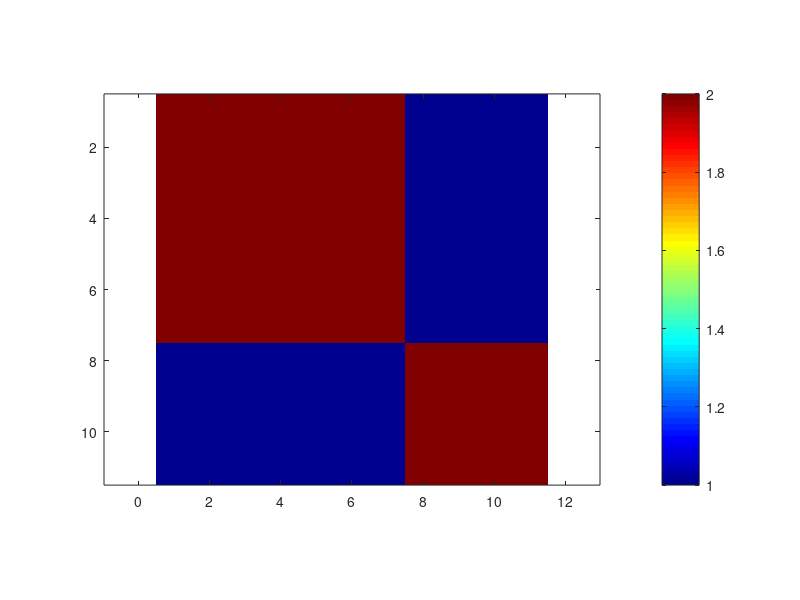
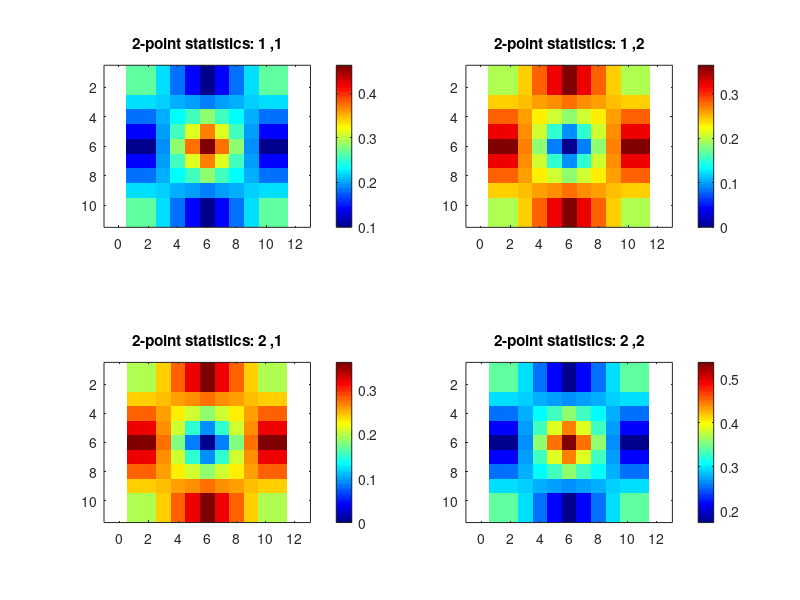

Source code (MATLAB) for these figures, in order:
% This is a general test code for trivial two-point statistics.
% The code first generates a trial microstructure given an assigned
% number of total local states and the number of elements per side 
% length (the code currently only works for 2-D microstructures).
% Then, two point statistics are performed for an autocorrelation
% and a crosscorrelation. The original microstructure, the 
% autocorrelation and the crosscorrelation are each plotted
% separately.

% Noah Paulson, September 16, 2014

close all

%% Microstructure Generation and Plotting

% H: number of local states
H = 2;

% el: side length of square
el = 11;

% S: the total number of spatial bins
S = el^2;

% select 0 for quilted microstructure or 1 for random microstructure
quilted_microstructure = 1;

if quilted_microstructure == 1
	% 'quilted' microstructure
	ms = zeros(el,el);
	for ii = 1:el
		for jj = 1:el
			inter = cos((1.25*ii)/(2*pi()))*cos((1.25*jj)/(2*pi()));
			ms(ii,jj) = round(1+(H-1)*(0.5 + 0.5*inter));
		end
	end
else
	% randomly generated microstructure    
	ms = round(1 + (H-1)*rand(el,el));
	% save('ms','ms')
	% mean(ms(:))
end

% plot the microstructure function
figure(1)
image(ms,'CDataMapping','scaled')
colormap('jet')
axis equal 
axis tight
colorbar

%% Calculate the microstructure function

% the real space microstructure function
msf = zeros(el,el,H);

for h = 1:H
    msf(:,:,h) = (ms == h);
end

% FFT frequency space microstructure function
MSF = fft2(msf);


%% Compute the autocorrelations

% find the volume fraction of phase 1
msf1 = msf(:,:,1);
% vol1: volume fraction of phase 1
vol1 = sum(msf1(:))/S;

TPS = zeros(el,el,H,H);
tps = zeros(el,el,H,H);

for h = 1: H
    
    % compute the correlation
    TPS(:,:,h,h) = (1/S)*(abs(MSF(:,:,h)).^2);
    % convert the correlation to real space
    tps(:,:,h,h) = real(ifft2(TPS(:,:,h,h)));

end


%% 2-pt statistics autocorrelation and crosscorrelations (2 through H-1) for phase 1

for h=2: H - 1
    
    P1 = abs(MSF(:,:,1)) .* exp(-1i * angle(MSF(:,:,1)));
    P2 = abs(MSF(:,:,h)) .* exp(1i * angle(MSF(:,:,h)));

    % compute the correlation
    TPS(:,:,1,h) = (1 / (el^2)) .* P1 .* P2;

    % correlation in real space
    tps(:,:,1,h) = real(ifft2(TPS(:,:,1,h)));

end

%% compute the F1H crosscorrelation

tps(:,:,1,H) = vol1 .* ones(el,el);
for h = 1:H-1
    tps(:,:,1,H) = tps(:,:,1,H) - tps(:,:,1,h);
end

TPS(:,:,1,H) = fft2(tps(:,:,1,H));


%% compute the rest of the statistics

for ii = 2:H
    for jj = 1:H
        
        if ii ~= jj
            TPS(:,:,ii,jj) = (conj(TPS(:,:,1,ii)).*TPS(:,:,1,jj)) ./ TPS(:,:,1,1);
            tps(:,:,ii,jj) = real(ifft2(TPS(:,:,ii,jj)));
        end
        
    end
end


%% plot all of the 2-pt statistics

shi = floor(0.5*el);
c = 1;
tps_cen = zeros(el,el,H,H);

figure(2)

for ii = 1:H
    for jj = 1:H
    
    % center the crosscorrelation for viewing

    tps_cen(:,:,ii,jj) =  circshift(circshift(tps(:,:,ii,jj),[shi,0]),[0,shi]); %Matlab 2013b version
%     tps_cen(:,:,ii,jj) =  circshift(circshift(tps(:,:,ii,jj),shi,1),shi,2); %Matlab 2014b version
               
    subplot(H,H,c)
    image(tps_cen(:,:,ii,jj),'CDataMapping','scaled')
    colormap('jet')
    axis equal 
    axis tight
    title(['2-point statistics: ',num2str(ii),' ,',num2str(jj)])
    colorbar
    
    c = c + 1;
    end
end


%% Test the 2-pt statistics: (less computationaly efficient)
% 
% figure(3)
% 
% TPS_t = zeros(el,el,H,H);
% tps_t = zeros(el,el,H,H);
% tps_t_cen = zeros(el,el,H,H);
% 
% c = 1;
% 
% for ii= 1:H
%     for jj = 1:H
%     
%     P1 = abs(MSF(:,:,ii)) .* exp(-1i * angle(MSF(:,:,ii)));
%     P2 = abs(MSF(:,:,jj)) .* exp(1i * angle(MSF(:,:,jj)));
% 
%     % compute the correlation
%     TPS_t(:,:,ii,jj) = (1 / (el^2)) .* P1 .* P2;
% 
%     % correlation in real space
%     tps_t(:,:,ii,jj) = real(ifft2(TPS_t(:,:,ii,jj)));
% 
%     tps_t_cen(:,:,ii,jj) =  circshift(circshift(tps_t(:,:,ii,jj),shi,1),shi,2); %Matlab 2014b version
%                
%     subplot(H,H,c)
%     image(tps_cen(:,:,ii,jj),'CDataMapping','scaled')
%     colormap('jet')
%     axis equal 
%     axis tight
%     title(['2-point statistics test: ',num2str(ii),' ,',num2str(jj)])
%     colorbar
%     
%     c = c + 1;
%     
%     end
% end
